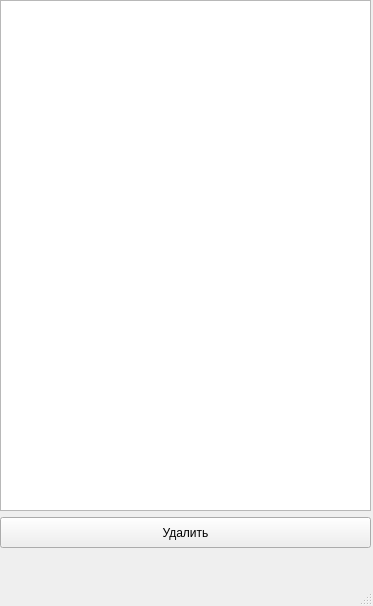
<?xml version="1.0" encoding="UTF-8"?>
<ui version="4.0">
 <class>MainWindow</class>
 <widget class="QMainWindow" name="MainWindow">
  <property name="geometry">
   <rect>
    <x>0</x>
    <y>0</y>
    <width>373</width>
    <height>606</height>
   </rect>
  </property>
  <property name="windowTitle">
   <string>MainWindow</string>
  </property>
  <widget class="QWidget" name="centralwidget">
   <widget class="QTextBrowser" name="textBrowser">
    <property name="geometry">
     <rect>
      <x>0</x>
      <y>0</y>
      <width>371</width>
      <height>511</height>
     </rect>
    </property>
   </widget>
   <widget class="QPushButton" name="pushButton">
    <property name="geometry">
     <rect>
      <x>0</x>
      <y>517</y>
      <width>371</width>
      <height>31</height>
     </rect>
    </property>
    <property name="font">
     <font>
      <pointsize>9</pointsize>
     </font>
    </property>
    <property name="text">
     <string>Удалить</string>
    </property>
   </widget>
  </widget>
  <widget class="QMenuBar" name="menubar">
   <property name="geometry">
    <rect>
     <x>0</x>
     <y>0</y>
     <width>373</width>
     <height>26</height>
    </rect>
   </property>
  </widget>
  <widget class="QStatusBar" name="statusbar"/>
 </widget>
 <resources/>
 <connections/>
</ui>
